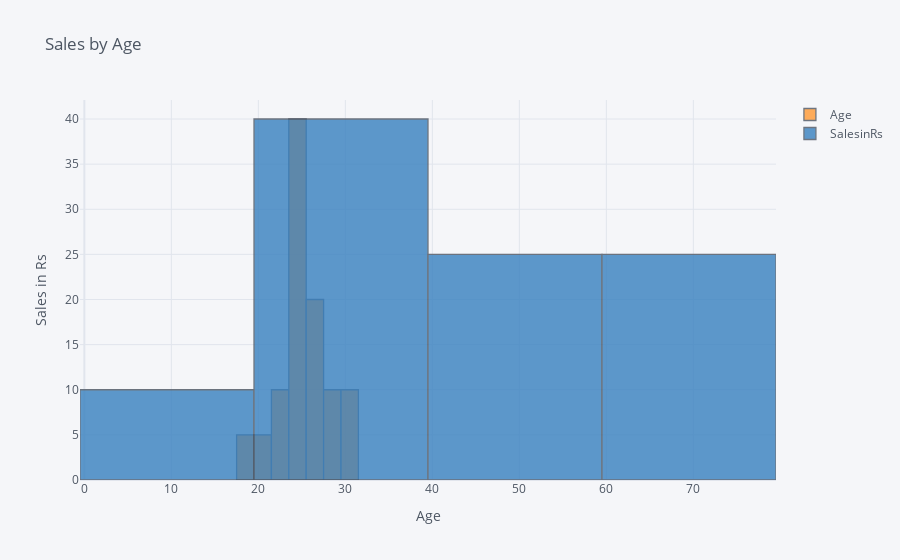

The cell this chart's notebook holds for it:
### Code cell
data1[['Age', 'SalesinRs']].iplot(kind='hist', 
                                  histnorm='percent', 
                                  barmode='overlay',
                                  xTitle='Age',
                                  yTitle='Sales in Rs',
                                  title='Sales by Age')

### Figure 1 — Plotly figure (JSON) as saved in the notebook; plotly's stock layout.template omitted (floating-point values rounded to 4 significant figures)
{"data": [{"histfunc": "count", "histnorm": "percent", "marker": {"color": "rgba(255, 153, 51, 1.0)", "line": {"color": "#4D5663", "width": 1.3}}, "name": "Age", "opacity": 0.8, "orientation": "v", "type": "histogram", "x": [25, 22, 20, 27, 28, 24, 24, 23, 24, 30, 19, 24, 26, 26, 30, 24, 29, 27, 24, 25]}, {"histfunc": "count", "histnorm": "percent", "marker": {"color": "rgba(55, 128, 191, 1.0)", "line": {"color": "#4D5663", "width": 1.3}}, "name": "SalesinRs", "opacity": 0.8, "orientation": "v", "type": "histogram", "x": [50, 75, 11, 77, 45, 52, 26, 24, 28, 31, 36, 72, 69, 51, 34, 40, 18, 35, 29, 68]}], "layout": {"barmode": "overlay", "legend": {"bgcolor": "#F5F6F9", "font": {"color": "#4D5663"}}, "paper_bgcolor": "#F5F6F9", "plot_bgcolor": "#F5F6F9", "title": {"font": {"color": "#4D5663"}, "text": "Sales by Age"}, "xaxis": {"gridcolor": "#E1E5ED", "showgrid": true, "tickfont": {"color": "#4D5663"}, "title": {"font": {"color": "#4D5663"}, "text": "Age"}, "zerolinecolor": "#E1E5ED"}, "yaxis": {"gridcolor": "#E1E5ED", "showgrid": true, "tickfont": {"color": "#4D5663"}, "title": {"font": {"color": "#4D5663"}, "text": "Sales in Rs"}, "zerolinecolor": "#E1E5ED"}}}
